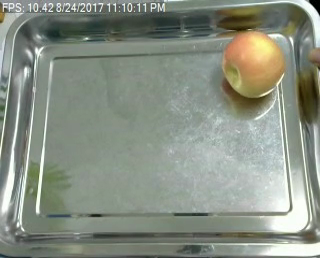
#> input picture 5/images/input/fruit_000.png, 320 x 258 px; its folder holds 4 pictures in this run
$ python exam_5.py
#> lines starting #> are read from the running program, lines starting #| are printed output that depends on the picture; after the words box and inside, x2 and y2 are one past the last pixel; in counts of white or black regions, pixels touching at a corner belong together; pictures that were not available may be replaced by others from this repository, and a replacement may not be noted
import cv2 as cv
import numpy as np
import matplotlib.pyplot as plt
from glob import glob
from skimage.measure import regionprops

def circularity(area, perimeter):
    '''
        Find Circularity
    '''
    circular = 4 * np.pi * (area / (perimeter**2))

    return circular

def classifier(feature_vect):
    '''
        Create Condition Classifer
    '''
    # -> Find Circularity
    circular = circularity(feature_vect.area, feature_vect.perimeter)

    ### -> Classification Condition
    if circular >= 0.75:
        if feature_vect.intensity_mean[1] >= 150:
            c = "Apple"
        else:
            c = "Tomato"
    else:
        if feature_vect.intensity_mean[1] >= 150:
            c = "Banana"
        else:
            c = "Pitaya"

    return c

INPUT_PATH = "../images/input/"
SEGMENT_PATH = "../images/segment/"

if __name__ == "__main__":
    # >>> Get image files
    input_files = glob(INPUT_PATH + "*")
    seg_files = glob(SEGMENT_PATH + "*")

    for i in range(len(input_files)):
        ### >>> Read images
        # Input Image
        input_img = cv.imread(input_files[i])
#> input_img is the input picture: shape (258, 320, 3); mean B, G, R 131.1, 143.5, 136.2
        input_img = cv.cvtColor(input_img, cv.COLOR_BGR2RGB)
        # Segment Image
        seg_img = cv.imread(seg_files[i])
        seg_img = cv.cvtColor(seg_img, cv.COLOR_BGR2GRAY)
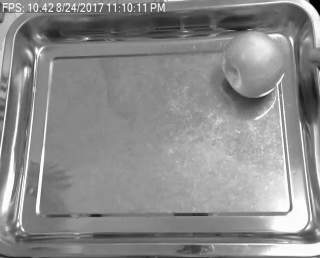
#> seg_img: shape (258, 320); min 0, max 255, mean 140
        seg_img = np.where(seg_img > 127, 1, 0).astype(np.uint8)
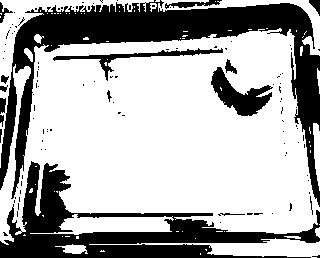
#> seg_img: shape (258, 320); values 0 (black) and 1 (white), 67.5% white; 111 black regions (95 under 20 px)
        # Masking Image
        mask_img = cv.bitwise_and(input_img, input_img, mask=seg_img)
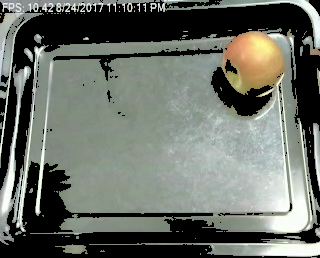
#> mask_img: shape (258, 320, 3); mean R, G, B 105.6, 110.7, 102.6

        ### -> Object Analyze
        _, label_img = cv.connectedComponents(seg_img)
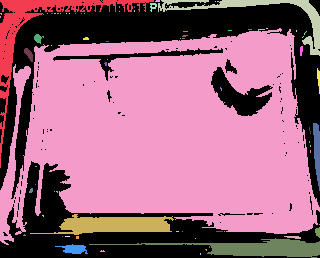
#> label_img: shape (258, 320) int32; 74 distinct labels, from 0 to 73; one colour per label, 0 black
        feature_vect = regionprops(label_img, input_img)
#> feature_vect = 73 regions; largest, box (x1, y1, x2, y2) and area: (0, 28, 320, 245) 47339, (0, 0, 154, 168) 2590, (89, 238, 320, 258) 1764, (30, 214, 174, 235) 1681, (158, 0, 320, 56) 1339
        for i in range(len(feature_vect)):
            c = classifier(feature_vect[i])
#> this loop made 73 passes
#> c on passes 1 to 12: 'Banana', 'Tomato', 'Banana', 'Tomato', 'Banana', 'Apple', 'Apple', 'Tomato', 'Apple', 'Apple', 'Apple', 'Tomato'

        ### => Answer Fruit Class
        print(f"Fruit Class: {c}")
#| Fruit Class: Tomato

        # ~> Display
        plt.subplot(1, 2, 1)
        plt.imshow(input_img, cmap="gray")
        plt.subplot(1, 2, 2)
        plt.imshow(mask_img, cmap="gray")
        plt.show()
#> (the run stopped early here; a loop or call above may not have finished)
